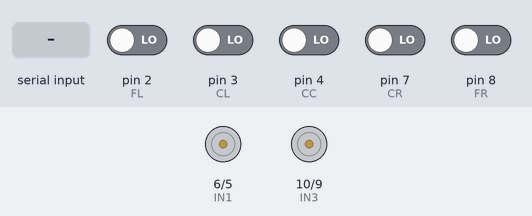
Bench run of a sketch on a simulated Arduino Uno, built with avr-gcc and run on an emulated ATmega328P. Shown: motor-driver pin pairs drawn as motors (green arrow = first pin HIGH = forward, orange = second pin HIGH = backward, longer = more drive). Inputs (shaded band) come from the test bench; at power-on: pin 2 (FL), pin 3 (CL), pin 4 (CC), pin 7 (CR), pin 8 (FR) LOW. What the sketch prints to the serial monitor is not drawn.

Above: at 1.2 s.
1.3 s: "90,45\n" received over Serial
At 1.9 s:
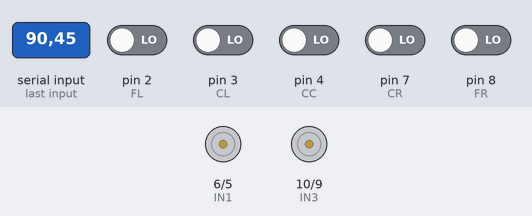
2.8 s: "30,150\n" received over Serial
At 3.4 s:
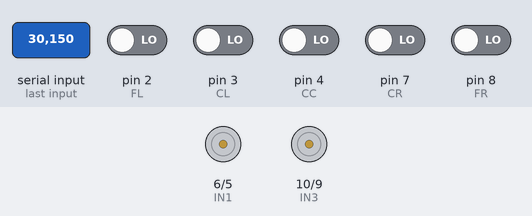
4.3 s: "90\n" received over Serial
At 5.5 s:
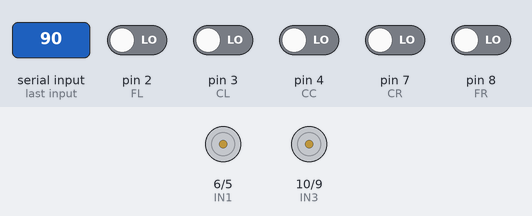
5.8 s: "200\n" received over Serial
At 7.0 s:
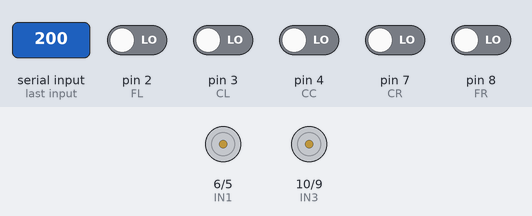
7.3 s: "1,90\n" received over Serial
At 8.3 s:
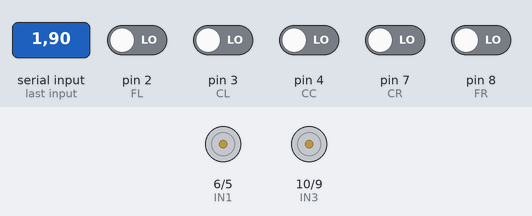
8.8 s: "30,150\n" received over Serial
At 9.9 s:
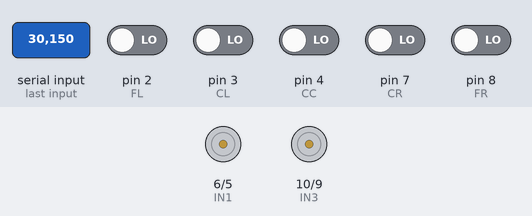
Timing chart, 0 to 11.3 s (numbered marks = the images above; inputs shaded):
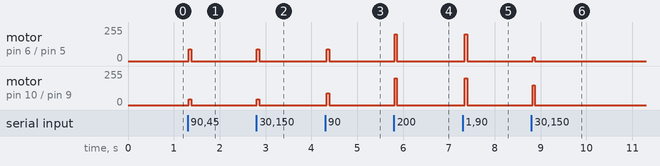

Measured:
- after the input at 1.3 s, motor on pin 6 (IN1) / pin 5 (IN2): stopped → forward 90/255 at once, → stopped 0.05 s later; motor on pin 10 (IN3) / pin 9 (IN4): stopped → forward 45/255 at once, → stopped 0.05 s later
- after the input at 2.8 s, motor on pin 6 (IN1) / pin 5 (IN2): stopped → forward 90/255 at once, → stopped 0.05 s later; motor on pin 10 (IN3) / pin 9 (IN4): stopped → forward 45/255 at once, → stopped 0.05 s later
- after the input at 4.3 s, motor on pin 6 (IN1) / pin 5 (IN2), motor on pin 10 (IN3) / pin 9 (IN4): stopped → forward 90/255 at once, → stopped 0.05 s later
- after the input at 5.8 s, motor on pin 6 (IN1) / pin 5 (IN2), motor on pin 10 (IN3) / pin 9 (IN4): stopped → forward 200/255 at once, → stopped 0.05 s later
- after the input at 7.3 s, motor on pin 6 (IN1) / pin 5 (IN2), motor on pin 10 (IN3) / pin 9 (IN4): stopped → forward 200/255 after 0.05 s, → stopped 0.05 s later
- after the input at 8.8 s, motor on pin 6 (IN1) / pin 5 (IN2): stopped → forward 30/255 at once, → stopped 0.05 s later; motor on pin 10 (IN3) / pin 9 (IN4): stopped → forward 150/255 at once, → stopped 0.05 s later

The sketch:

codigo.ino
```cpp
#define IN1 6
#define IN2 5
#define IN3 10
#define IN4 9
#define FL 2
#define CL 3
#define CC 4
#define CR 7
#define FR 8

void setup() {
  Serial.begin(9600);
  pinMode(IN1, OUTPUT);
  pinMode(IN2, OUTPUT);
  pinMode(IN3, OUTPUT);
  pinMode(IN4, OUTPUT);
  pinMode(FL, INPUT);
  pinMode(CL, INPUT);
  pinMode(CC, INPUT);
  pinMode(CR, INPUT);
  pinMode(FR, INPUT);
}

int speed1 = 0;
int speed2 = 0;

void writeSpeed() {
  if (speed1 >= 0) {
    analogWrite(IN1, speed1);
    analogWrite(IN2, 0);
  } else {
    analogWrite(IN1, 0);
    analogWrite(IN2, speed1);
  }

  if (speed2 >= 0) {
    analogWrite(IN3, speed2);
    analogWrite(IN4, 0);
  } else {
    analogWrite(IN3, 0);
    analogWrite(IN4, speed2);
  }
}

void readSerial() {
  String inputString = "";
  while (Serial.available()) {
    char inChar = (char) Serial.read();
    inputString += inChar;
  }

  speed1 = inputString.substring(0, inputString.indexOf(',')).toInt();
  speed2 = inputString.substring(inputString.indexOf(',') + 1).toInt();
}

void loop() {
  readSerial();

  Serial.print(String(digitalRead(FL)) + ",");
  Serial.print(String(digitalRead(CL)) + ",");
  Serial.print(String(digitalRead(CC)) + ",");
  Serial.print(String(digitalRead(CR)) + ",");
  Serial.print(String(digitalRead(FR)) + ",");
  Serial.print(String(speed1) + ",");
  Serial.println(String(speed2));

  writeSpeed();
  delay(50);
}
```
